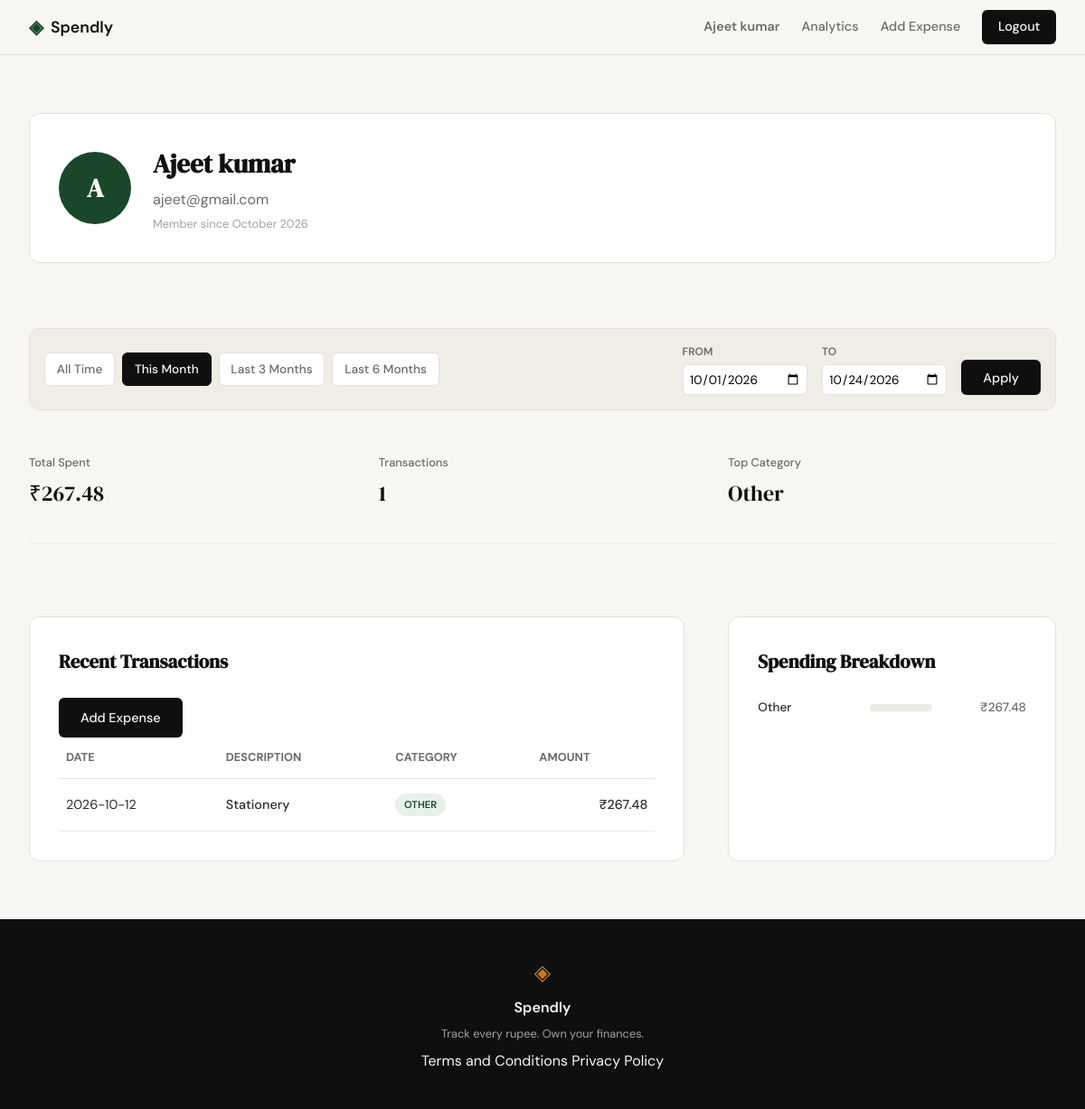
Page /profile?date_from=2026-10-01&date_to=2026-10-24 (signed in) on the earlier database version.
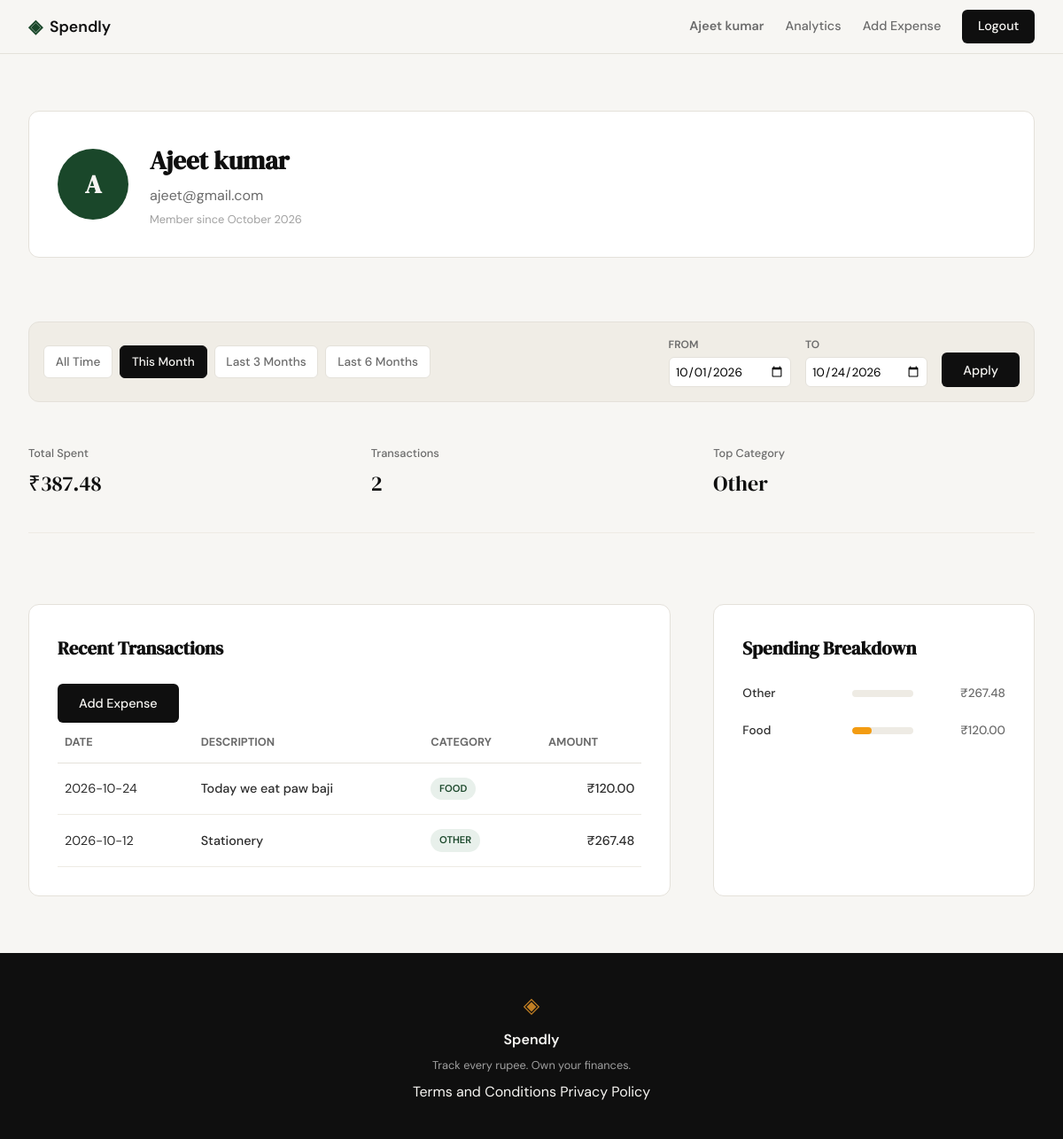
Same page on the later database version.
### tables this page shows
CREATE TABLE expenses (
                id INTEGER PRIMARY KEY AUTOINCREMENT,
                user_id INTEGER NOT NULL,
                amount REAL NOT NULL,
                category TEXT NOT NULL,
                date TEXT NOT NULL,
                description TEXT,
                created_at TEXT DEFAULT CURRENT_TIMESTAMP,
                FOREIGN KEY (user_id) REFERENCES users (id)
            );

### app.py (the view)
@app.route("/profile")
def profile():
    if not session.get("user_id"):
        return redirect(url_for("login"))
    user_id = session["user_id"]
    user_data = queries.get_user_by_id(user_id)
    if not user_data:
        session.clear()
        flash("User account not found.", "error")
        return redirect(url_for("login"))
    date_from = request.args.get("date_from")
    date_to = request.args.get("date_to")
    error_msg, validated_from, validated_to, presets = get_date_filters(date_from, date_to)
    if error_msg:
        flash(error_msg, "error")
    summary_stats = queries.get_summary_stats(user_id, validated_from, validated_to)
    summary_stats["total_spent"] = f"₹{summary_stats['total_spent']:,.2f}"
    recent_transactions = queries.get_recent_transactions(user_id, date_from=validated_from, date_to=validated_to)
    transactions = [
        {**t, "amount": f"₹{t['amount']:,.2f}"}
        for t in recent_transactions
    ]
    raw_breakdown = queries.get_category_breakdown(user_id, validated_from, validated_to)
    category_class_map = {
        "Food": "bar-food",
        "Food & Dining": "bar-food",
        "Transport": "bar-travel",
        "Entertainment": "bar-entertainment",
        "Bills": "bar-bills",
        "Other": "bar-other"
    }
    category_breakdown = []
    for item in raw_breakdown:
        category = item["category"]
        category_breakdown.append({
            "category": category,
            "amount": f"₹{item['amount']:,.2f}",
            "percentage": item["pct"],
            "class": category_class_map.get(category, "bar-other")
        })
    return render_template(
        "profile.html",
        user=user_data,
        stats=summary_stats,
        transactions=transactions,
        breakdown=category_breakdown,
        active_from=validated_from,
        active_to=validated_to,
        presets=presets
    )

### app.py (called while the page is built)
@app.context_processor
def inject_user_name():
    if session.get("user_id"):
        with get_db() as conn:
            user = conn.execute("SELECT name FROM users WHERE id = ?", (session["user_id"],)).fetchone()
            if user:
                return dict(current_user_name=user["name"])
    return dict(current_user_name=None)

@app.context_processor
def inject_today():
    return dict(today=datetime.now().date().isoformat())

### database/db.py (called while the page is built)
def get_db():
    conn = sqlite3.connect(DB_PATH)
    conn.row_factory = sqlite3.Row
    conn.execute("PRAGMA foreign_keys = ON")
    return conn

### database/queries.py (called while the page is built)
def _apply_date_filter(query, params, date_from, date_to):
    if date_from and date_to:
        query += " AND date BETWEEN ? AND ?"
        params.extend([date_from, date_to])
    return query, params

### templates/profile.html (shortened to what the changed rows need)
{% extends "base.html" %}
{% block content %}
<div class="profile-container">
    <section class="auth-card profile-header">
        <div class="profile-info">
            <div class="profile-details">
                <h2>{{ user.name }}</h2>
            </div>
        </div>
    </section>
    <section class="stat-grid">
        <div class="stat-card">
            <span class="stat-label">Total Spent</span>
            <span class="stat-value">{{ stats.total_spent }}</span>
        </div>
        <div class="stat-card">
            <span class="stat-label">Transactions</span>
            <span class="stat-value">{{ stats.transaction_count }}</span>
        </div>
        <div class="stat-card">
            <span class="stat-label">Top Category</span>
            <span class="stat-value">{{ stats.top_category }}</span>
        </div>
    </section>
    <div class="profile-grid">
        <section class="profile-section">
            <div class="table-wrapper">
                <table class="data-table">
                    <thead>
                        <tr>
                            <th>Date</th>
                            <th>Description</th>
                            <th>Category</th>
                            <th class="text-right">Amount</th>
                        </tr>
                    </thead>
                    <tbody>
                        {% for tx in transactions %}
                        <tr class="table-row">
                            <td>{{ tx.date }}</td>
                            <td class="font-medium">{{ tx.description }}</td>
                            <td><span class="category-badge">{{ tx.category }}</span></td>
                            <td class="text-right font-medium">{{ tx.amount }}</td>
                        </tr>
                        {% endfor %}
                    </tbody>
                </table>
            </div>
        </section>
        <section class="profile-section">
            <div class="spending-bars">
                {% for cat in breakdown %}
                <div class="bar-row">
                    <span class="bar-label">{{ cat.category }}</span>
                    <div class="bar-track">
                        <div class="bar-fill {{ cat.class }}" style="width: {{ cat.percentage }}%;"></div>
                    </div>
                    <span class="bar-amt">{{ cat.amount }}</span>
                </div>
                {% endfor %}
            </div>
        </section>
    </div>
</div>
{% endblock %}

Differences in the rows shown:
added expenses: date "2026-10-24", description "Today we eat paw baji", category "FOOD", amount "₹120.00"
Other differences:
{{ stats.total_spent }}: "₹267.48" → "₹387.48"
{{ stats.transaction_count }}: "1" → "2"
{{ cat.percentage }}: 100 → 69 (drawn)
new list line: "Food ₹120.00"
